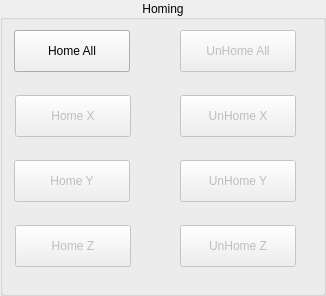
   <widget class="QGroupBox" name="groupBox_8">
    <property name="geometry">
     <rect>
      <x>325</x>
      <y>40</y>
      <width>326</width>
      <height>296</height>
     </rect>
    </property>
    <property name="title">
     <string>Homing</string>
    </property>
    <property name="alignment">
     <set>Qt::AlignCenter</set>
    </property>
    <widget class="QPushButton" name="unhome_pb_2">
     <property name="enabled">
      <bool>false</bool>
     </property>
     <property name="geometry">
      <rect>
       <x>180</x>
       <y>225</y>
       <width>116</width>
       <height>42</height>
      </rect>
     </property>
     <property name="text">
      <string>UnHome Z</string>
     </property>
    </widget>
    <widget class="QPushButton" name="home_pb_1">
     <property name="enabled">
      <bool>false</bool>
     </property>
     <property name="geometry">
      <rect>
       <x>14</x>
       <y>160</y>
       <width>116</width>
       <height>42</height>
      </rect>
     </property>
     <property name="text">
      <string>Home Y</string>
     </property>
    </widget>
    <widget class="QPushButton" name="unhome_pb_0">
     <property name="enabled">
      <bool>false</bool>
     </property>
     <property name="geometry">
      <rect>
       <x>180</x>
       <y>95</y>
       <width>116</width>
       <height>42</height>
      </rect>
     </property>
     <property name="text">
      <string>UnHome X</string>
     </property>
    </widget>
    <widget class="QPushButton" name="home_all_pb">
     <property name="geometry">
      <rect>
       <x>14</x>
       <y>30</y>
       <width>116</width>
       <height>42</height>
      </rect>
     </property>
     <property name="text">
      <string>Home All</string>
     </property>
    </widget>
    <widget class="QPushButton" name="home_pb_2">
     <property name="enabled">
      <bool>false</bool>
     </property>
     <property name="geometry">
      <rect>
       <x>15</x>
       <y>225</y>
       <width>116</width>
       <height>42</height>
      </rect>
     </property>
     <property name="text">
      <string>Home Z</string>
     </property>
    </widget>
    <widget class="QPushButton" name="unhome_pb_1">
     <property name="enabled">
      <bool>false</bool>
     </property>
     <property name="geometry">
      <rect>
       <x>180</x>
       <y>160</y>
       <width>116</width>
       <height>42</height>
      </rect>
     </property>
     <property name="text">
      <string>UnHome Y</string>
     </property>
    </widget>
    <widget class="QPushButton" name="unhome_all_pb">
     <property name="enabled">
      <bool>false</bool>
     </property>
     <property name="geometry">
      <rect>
       <x>180</x>
       <y>30</y>
       <width>116</width>
       <height>42</height>
      </rect>
     </property>
     <property name="text">
      <string>UnHome All</string>
     </property>
    </widget>
    <widget class="QPushButton" name="home_pb_0">
     <property name="enabled">
      <bool>false</bool>
     </property>
     <property name="geometry">
      <rect>
       <x>15</x>
       <y>95</y>
       <width>116</width>
       <height>42</height>
      </rect>
     </property>
     <property name="text">
      <string>Home X</string>
     </property>
    </widget>
   </widget>
